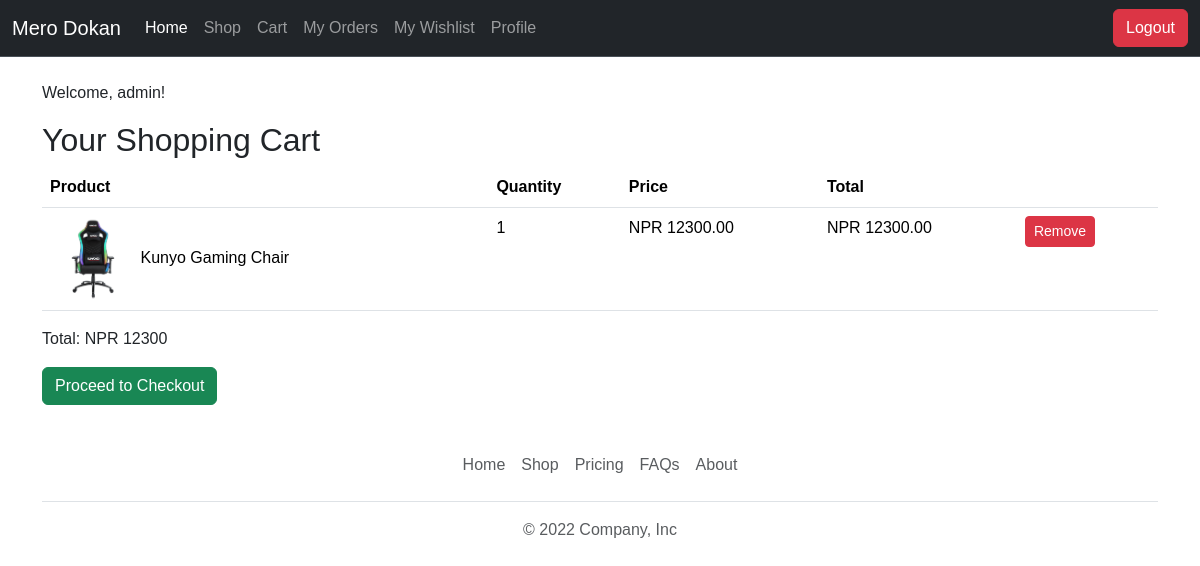
The app's page /cart/ (signed in) with its own data.
### ecommerce/models.py (models this page shows, shortened)
class Cart(models.Model):
    user = models.ForeignKey(User, on_delete=models.CASCADE)
    product = models.ForeignKey('Product',on_delete=models.CASCADE)
    quantity = models.PositiveIntegerField(default=1)
    def line_total(self):
        return self.quantity * self.product.price

class Product(models.Model):
    name = models.CharField(max_length = 255)
    image = models.FileField(upload_to='product_images/',null=True,blank=True)
    price = models.DecimalField(max_digits=10,decimal_places=2)
    quantity = models.IntegerField()
    description = models.TextField()

### ecommerce/views.py (the view)
# urls.py: path('cart/',cart),
def cart(request):
    user = request.user
    if user.is_authenticated:
        carts = Cart.objects.filter(user=user)
        total_price = 0
        for cart_item in carts:
            total_price += int(cart_item.product.price) * int(cart_item.quantity)
    else:
        carts = None
        total_price = None
    return render(request,'frontend/cart.html',{'carts':carts,'total_price':total_price})

### templates/frontend/cart.html
{% extends 'frontend/layout/main.html' %}
{% block content %}
<div class="container my-4">
    {% if user.is_authenticated %}
    <p>Welcome, {{ user.username }}!</p>
    <h2>Your Shopping Cart</h2>
    {% if carts %}
    <table class="table">
        <thead>
            <tr>
                <th scope="col" width="40%">Product</th>
                <th scope="col">Quantity</th>
                <th scope="col">Price</th>
                <th scope="col">Total</th>
                <th scope="col"></th>
            </tr>
        </thead>
        <tbody>
            {% for item in carts %}
            <tr>
                <td>
                    {% if item.product.image %}
                    <img src="{{item.product.image.url}}" width="20%" alt="">
                    {% endif %}
                    {{ item.product.name }}</td>
                <td>{{ item.quantity }}</td>
                <td>NPR {{ item.product.price }}</td>
                <td>NPR {{ item.line_total }}</td>
                <td>
                    <a href="/remove-from-cart/{{item.id}}" class="btn btn-danger btn-sm">Remove</a>
                </td>
            </tr>
            {% endfor %}
        </tbody>
    </table>
    <div class="mt-3">
        <p>Total: NPR {{total_price}}</p>
        <a href="/checkout/" class="btn btn-success">Proceed to Checkout</a>
    </div>
    {% else %}
    <p>Your cart is empty.</p>
    {% endif %}
    {% else %}
    <p class="text-center my-5">You are not logged in.</p>
    {% endif %}
</div>
{% endblock %}

### records on screen
Cart: product.image (picture), product.name "Kunyo Gaming Chair", quantity "1", product.price "12300.00", line_total "12300.00"

### other values on screen
{{ user.username }} "admin"
{{ total_price }} "12300"
